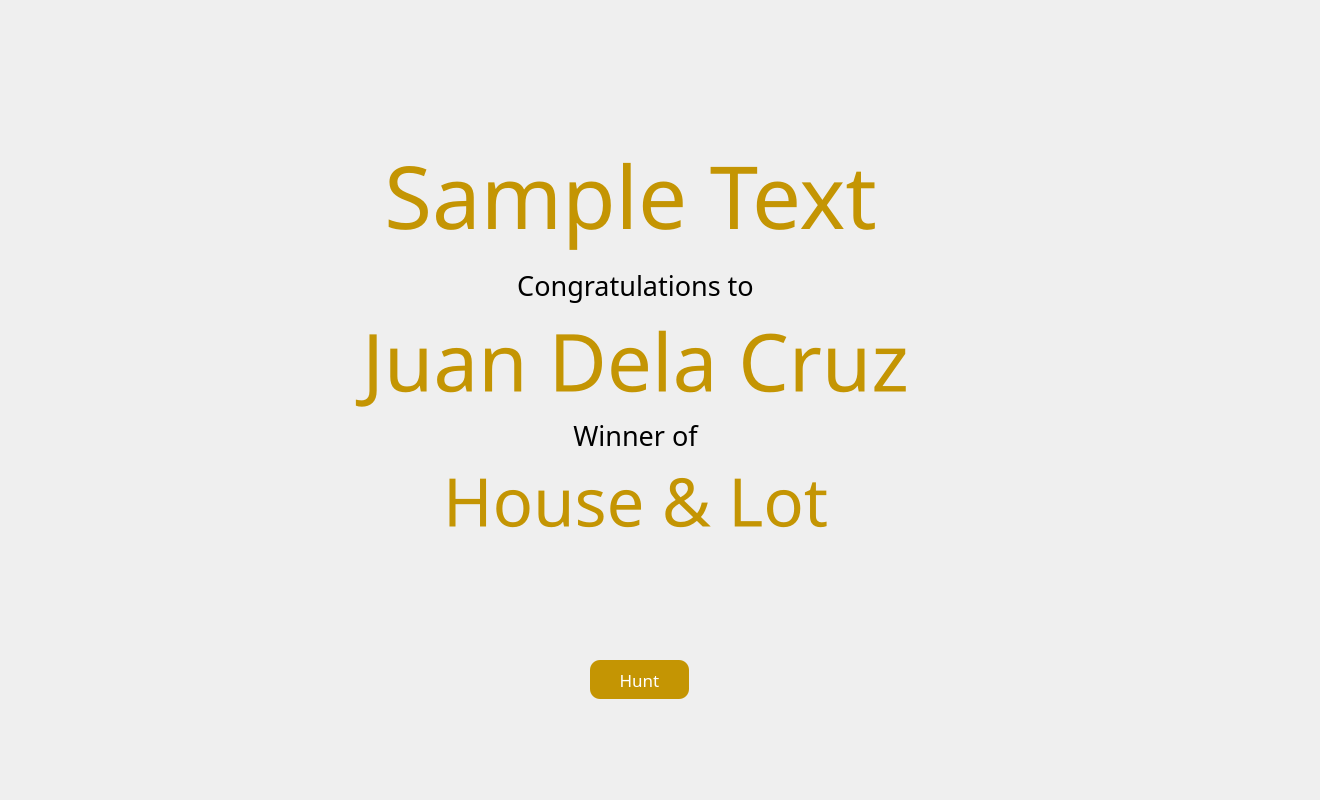
   <widget class="QWidget" name="tab_2">
    <attribute name="title">
     <string>Presentation</string>
    </attribute>
    <widget class="QLabel" name="bgGoldDrop">
     <property name="geometry">
      <rect>
       <x>10</x>
       <y>0</y>
       <width>1271</width>
       <height>761</height>
      </rect>
     </property>
     <property name="styleSheet">
      <string notr="true">background-image: url(:/img/img/confetti-png.png);
background-color: none;</string>
     </property>
     <property name="text">
      <string/>
     </property>
    </widget>
    <widget class="QLabel" name="bgConfetti">
     <property name="geometry">
      <rect>
       <x>-40</x>
       <y>0</y>
       <width>1311</width>
       <height>781</height>
      </rect>
     </property>
     <property name="styleSheet">
      <string notr="true">background-image: url(:/img/img/confetti.png);
background-color: none;</string>
     </property>
     <property name="text">
      <string/>
     </property>
    </widget>
    <widget class="QLabel" name="CelebrationTitle">
     <property name="geometry">
      <rect>
       <x>0</x>
       <y>110</y>
       <width>1261</width>
       <height>171</height>
      </rect>
     </property>
     <property name="font">
      <font>
       <family>Great Vibes</family>
       <pointsize>65</pointsize>
      </font>
     </property>
     <property name="styleSheet">
      <string notr="true">color: #C49503;
-webkit-text-stroke: 1px red;
Background-color: none;
</string>
     </property>
     <property name="text">
      <string>Sample Text</string>
     </property>
     <property name="alignment">
      <set>Qt::AlignCenter</set>
     </property>
    </widget>
    <widget class="QLabel" name="WinnerName">
     <property name="geometry">
      <rect>
       <x>30</x>
       <y>310</y>
       <width>1211</width>
       <height>101</height>
      </rect>
     </property>
     <property name="font">
      <font>
       <family>Felix Titling</family>
       <pointsize>60</pointsize>
      </font>
     </property>
     <property name="styleSheet">
      <string notr="true">color: #C49503; 
background-color: none;</string>
     </property>
     <property name="text">
      <string>Juan Dela Cruz</string>
     </property>
     <property name="alignment">
      <set>Qt::AlignCenter</set>
     </property>
    </widget>
    <widget class="QLabel" name="Congratulationsto_2">
     <property name="geometry">
      <rect>
       <x>550</x>
       <y>410</y>
       <width>171</width>
       <height>51</height>
      </rect>
     </property>
     <property name="font">
      <font>
       <family>Felix Titling</family>
       <pointsize>20</pointsize>
      </font>
     </property>
     <property name="styleSheet">
      <string notr="true">Background-color: none;</string>
     </property>
     <property name="text">
      <string>Winner of</string>
     </property>
     <property name="alignment">
      <set>Qt::AlignCenter</set>
     </property>
    </widget>
    <widget class="QLabel" name="Congratulationsto">
     <property name="geometry">
      <rect>
       <x>470</x>
       <y>260</y>
       <width>331</width>
       <height>51</height>
      </rect>
     </property>
     <property name="font">
      <font>
       <family>Felix Titling</family>
       <pointsize>20</pointsize>
      </font>
     </property>
     <property name="styleSheet">
      <string notr="true">background-color: none;</string>
     </property>
     <property name="text">
      <string>Congratulations to</string>
     </property>
     <property name="alignment">
      <set>Qt::AlignCenter</set>
     </property>
    </widget>
    <widget class="QLabel" name="PrizeName">
     <property name="geometry">
      <rect>
       <x>0</x>
       <y>450</y>
       <width>1271</width>
       <height>101</height>
      </rect>
     </property>
     <property name="font">
      <font>
       <family>Felix Titling</family>
       <pointsize>50</pointsize>
      </font>
     </property>
     <property name="styleSheet">
      <string notr="true">color: #C49503; 
background-color: none;</string>
     </property>
     <property name="text">
      <string>House &amp; Lot</string>
     </property>
     <property name="alignment">
      <set>Qt::AlignCenter</set>
     </property>
    </widget>
    <widget class="QPushButton" name="btnRoll">
     <property name="geometry">
      <rect>
       <x>590</x>
       <y>660</y>
       <width>99</width>
       <height>39</height>
      </rect>
     </property>
     <property name="font">
      <font>
       <family>Felix Titling</family>
       <pointsize>13</pointsize>
      </font>
     </property>
     <property name="cursor">
      <cursorShape>PointingHandCursor</cursorShape>
     </property>
     <property name="styleSheet">
      <string notr="true">border-radius: 10px;
background-color: #C49503;
color: #ffffff;</string>
     </property>
     <property name="text">
      <string>Hunt</string>
     </property>
    </widget>
    <widget class="QLabel" name="BackgroundTheme">
     <property name="geometry">
      <rect>
       <x>-10</x>
       <y>0</y>
       <width>1291</width>
       <height>791</height>
      </rect>
     </property>
     <property name="styleSheet">
      <string notr="true">Background-color: none;</string>
     </property>
     <property name="text">
      <string/>
     </property>
    </widget>
    <zorder>BackgroundTheme</zorder>
    <zorder>bgGoldDrop</zorder>
    <zorder>bgConfetti</zorder>
    <zorder>CelebrationTitle</zorder>
    <zorder>WinnerName</zorder>
    <zorder>Congratulationsto_2</zorder>
    <zorder>Congratulationsto</zorder>
    <zorder>PrizeName</zorder>
    <zorder>btnRoll</zorder>
   </widget>
